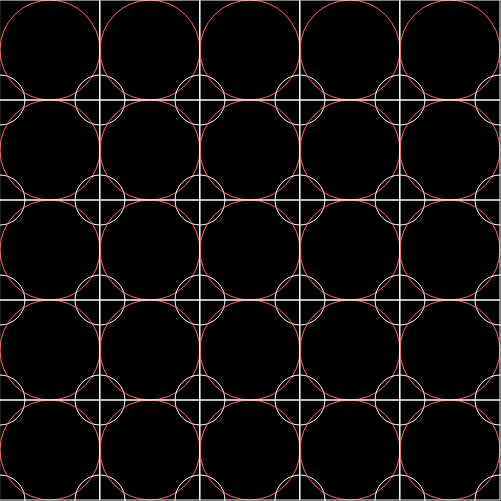
Frame 1 (no input)
Frame 60 (no input): identical to frame 1, image omitted
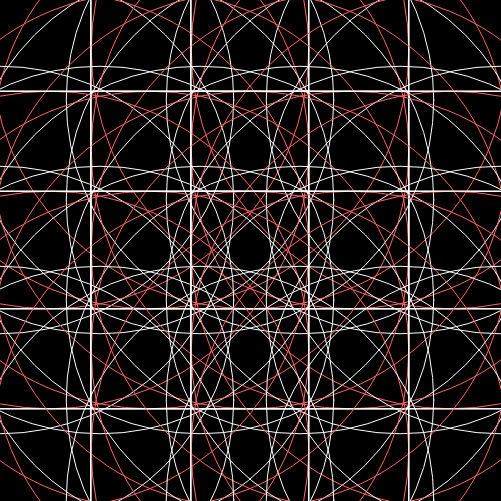
Frame 120 (the mouse pressed at the canvas centre since frame 60)

The p5.js sketch that drew these frames (run headless with seeded random() and noise() and a simulated clock; from frame 60 on, the mouse is pressed at the canvas centre):

// p5.js sketch
// ── sketch.js
var modifier = 0;
function setup() {
  createCanvas(501,501);
  background(0);
  rectMode(CENTER);
  ellipseMode(CENTER);
  noFill();
  stroke(255);
}

function draw() {
  background(0);
  modifier = map(mouseX,0,300,0,width);
  for(var e = 0; e<5; e++){
    ellipse(0, e* 100 + 100,50+modifier,50+modifier);
    for(var i = 0; i<5; i++){
      stroke(255,100,100);
      ellipse(i*100 + 50,e*100 + 50,100+modifier,100+modifier);
      stroke(255);
      rect(i*100 + 50,e * 100 + 50,100+modifier,100+modifier);
      ellipse(i*100 + 100, e* 100 + 100,50+modifier,50+modifier);
    }
  }
}
